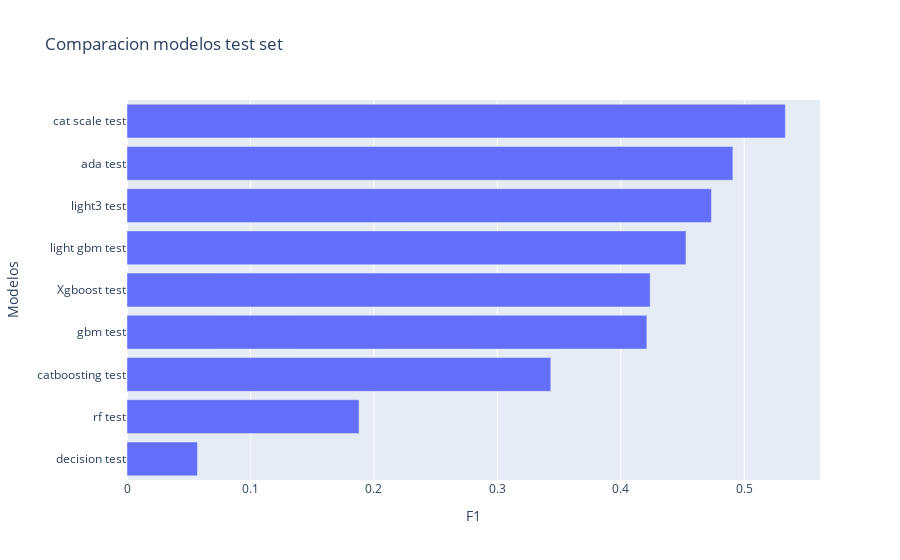

The notebook cell saved with this chart:
### Code cell
# Performance test
final_test.sort_values(by = ['F1'], ascending=True,inplace=True)
px.bar(final_test, x ='F1', y = final_test.index,title = 'Comparacion modelos test set', height = 500,labels={'index':'Modelos'})
fig.show()

### Figure 1 — Plotly figure (JSON) as saved in the notebook; plotly's stock layout.template omitted (floating-point values rounded to 4 significant figures)
{"data": [{"alignmentgroup": "True", "hovertemplate": "F1=%{x}<br>Modelos=%{y}<extra></extra>", "legendgroup": "", "marker": {"color": "#636efa", "pattern": {"shape": ""}}, "name": "", "offsetgroup": "", "orientation": "h", "showlegend": false, "textposition": "auto", "type": "bar", "x": [0.0571, 0.188, 0.3433, 0.4211, 0.4238, 0.4528, 0.4734, 0.4908, 0.5333], "xaxis": "x", "y": ["decision test", "rf test", "catboosting test", "gbm test", "Xgboost test", "light gbm test", "light3 test", "ada test", "cat scale test"], "yaxis": "y"}], "layout": {"autosize": true, "barmode": "relative", "legend": {"tracegroupgap": 0}, "title": {"text": "Comparacion modelos test set"}, "xaxis": {"anchor": "y", "autorange": true, "domain": [0, 1], "range": [0, 0.5614], "title": {"text": "F1"}, "type": "linear"}, "yaxis": {"anchor": "x", "autorange": true, "domain": [0, 1], "range": [-0.5, 8.5], "title": {"text": "Modelos"}, "type": "category"}}}
